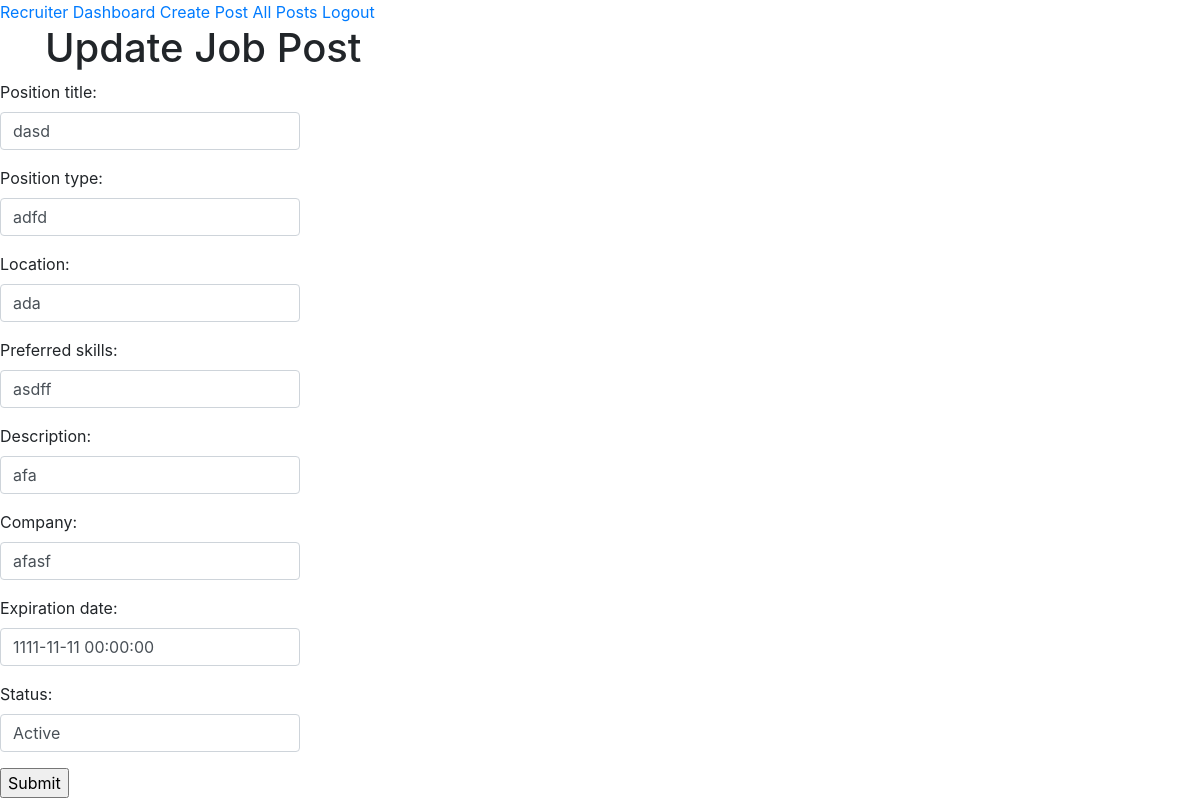
The page /edit/21/ on the database as committed earlier.
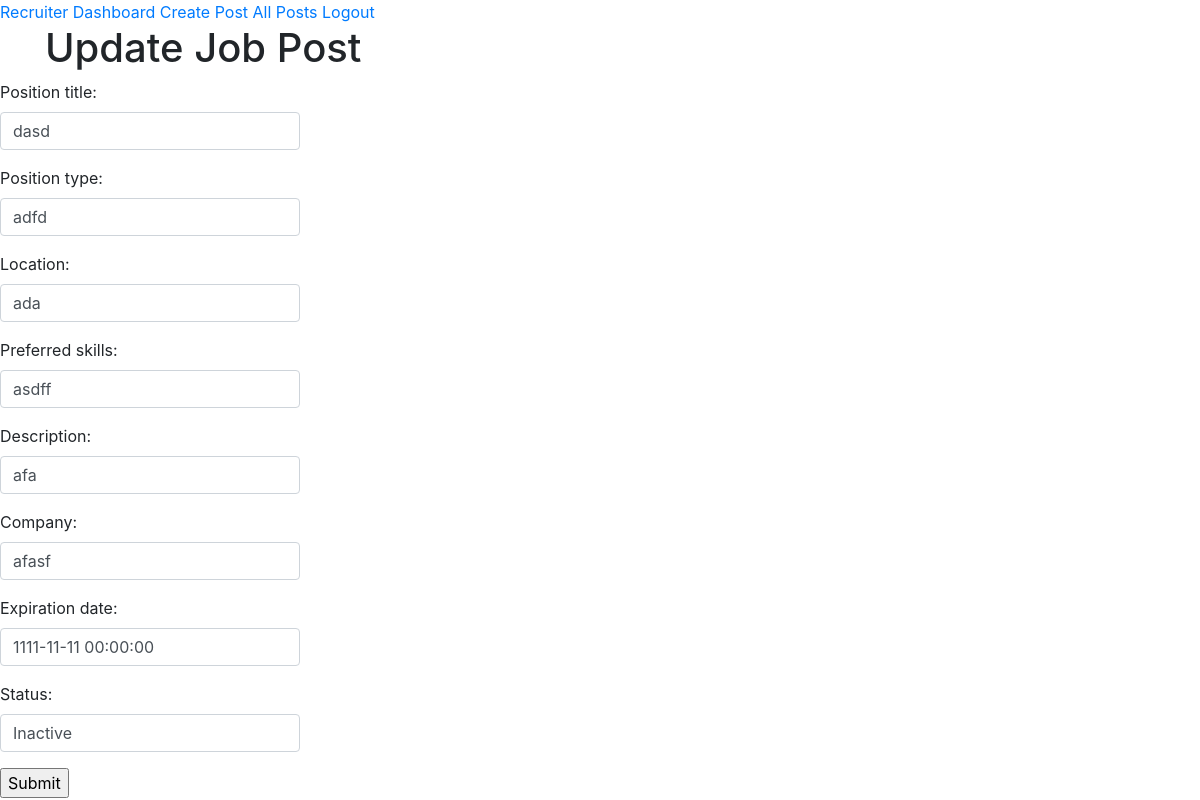
The same page on the database as committed later.
### project/models.py (models this page shows)
class Post(models.Model):
    position_title = models.CharField(max_length=200)
    position_type = models.CharField(max_length=200)
    location = models.CharField(max_length=200)
    preferred_skills = models.TextField(max_length=200)
    description = models.TextField(max_length=200)
    company = models.CharField(max_length=200)
    expiration_date = models.DateTimeField()
    status = models.CharField(max_length=200)
    recruiter= models.ForeignKey(RecruiterProfile, on_delete=models.CASCADE, default="")
    likes = models.ManyToManyField(CandidateProfile, blank=True,related_name='likes')
    dislikes = models.ManyToManyField(CandidateProfile, blank=True, related_name='dislikes')

### project/views.py (the view)
# urls.py: path('edit/<int:id>/', views.edit, name='Edit'),
def edit(request, id):
    post = Post.objects.get(id=id)
    if request.method == 'POST':
        form = PostForm(request.POST, instance = post)
        if form.is_valid():
            form.save()
            return redirect("/recruiterViewAllPosts")
    else:
        form = PostForm(instance=post)
    return render(request, 'project/post_update.html', {'form':form})

### project/templates/project/post_update.html (shortened to what this page needs)
{%extends "project/post.html" %}
{% block content %}
<div class="container">
  <div class="page-header">
      <h1>Update Job Post</h1>
  </div>
</div>
<form method="post" action="">
  {{form.as_p}}
  <input type="submit" value="Submit">
</form>
{% endblock %}

Rows that differ between the two databases and show on the page:
changed Post "dasd": status "Active" → "Inactive"
